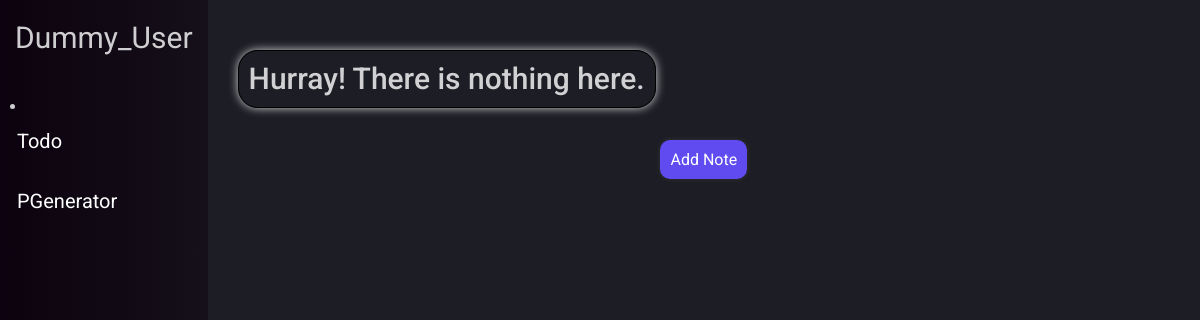
/todo/, run on an earlier commit of the app's database.
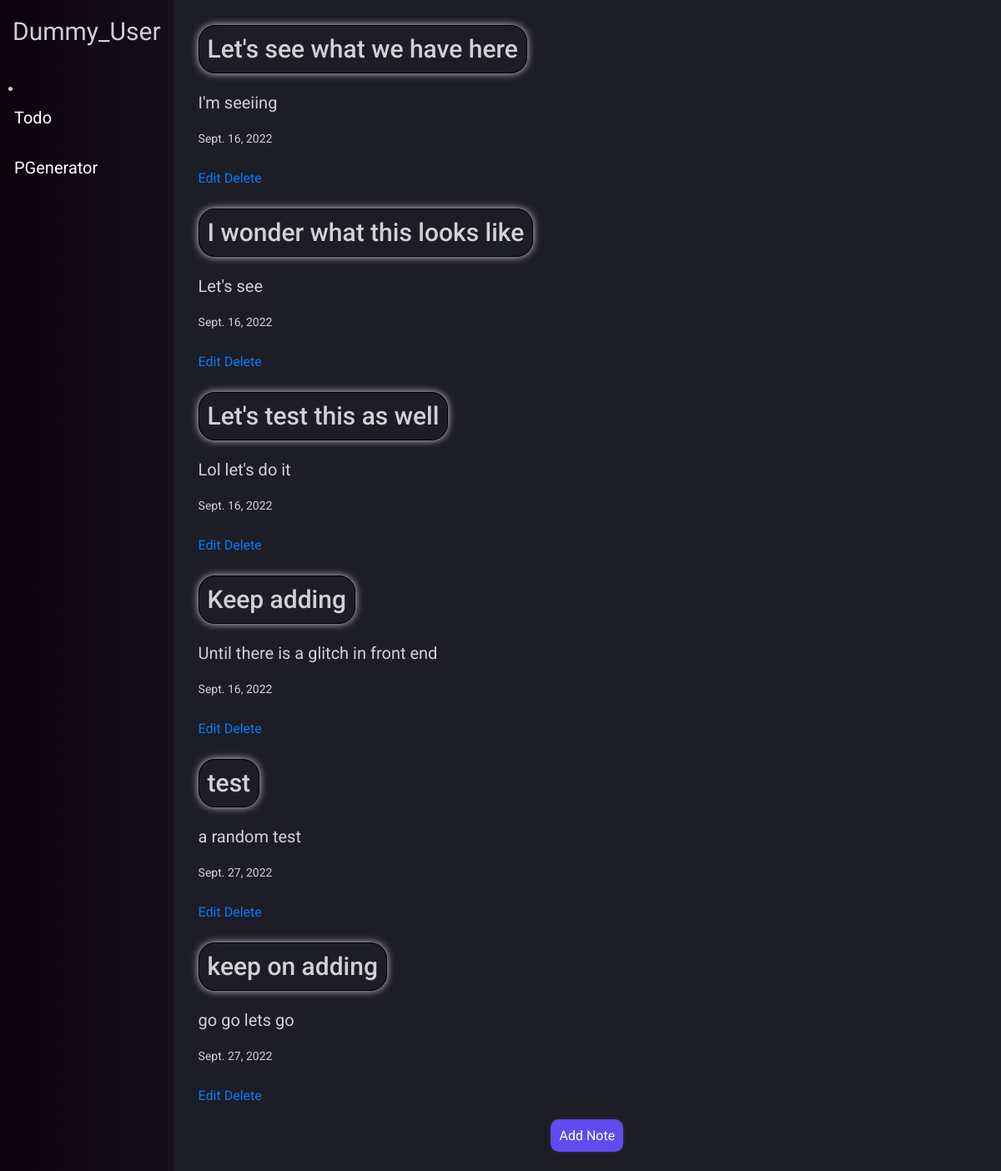
And on a later commit of the database.
### todo_app/models.py (models this page shows, shortened)
class Note(models.Model):
    heading = models.CharField(max_length=30, help_text="Keep it brief.")
    description = models.CharField(max_length=100, help_text="Full Description(OR short).")
    date_added = models.DateField(auto_now_add=True)

### todo_app/views.py (the view)
# urls.py: path('todo/', include('todo_app.urls')),
def todo(request):
    notes_from_db = Note.objects.all()
    pages = ceil(len(notes_from_db) / 4)        # 4 notes in each page
    return render(request, 'todo_app/todo.html', {'notes': notes_from_db, 'pages': pages})

### templates/todo_app/todo.html (shortened to what this page needs)
{% extends 'base.html' %}
{% load static %}
{% block body %}
    {% if not notes %}
    <div class="block_note">
        <center><h2>Hurray! There is nothing here.</h2></center>
    </div>
    {% else %}
        {% for note in notes %}
        <div class = "block-note">
            <h2>{{note.heading}}</h2>
            <p>{{note.description}}</p>
            <small>{{note.date_added}}</small><br><br>
            <a href="{% url 'edit' n_id=note.id %}">Edit</a>
            <a href="{% url 'delete' n_id=note.id %}">Delete</a>
        </div><br>
        {% endfor %}
    {% endif %}
        <center><a class="submit-btn" href="{% url 'add' %}">Add Note</a></center>
{% endblock body %}

### templates/base.html (shortened to what this page needs)
{% load static %}
<!DOCTYPE html>
<html lang="en">
<head>
    <link rel="stylesheet" href="https://cdn.jsdelivr.net/npm/bootstrap@4.6.2/dist/css/bootstrap.min.css">
    {% block customlink %}<link rel="stylesheet" href="{% static 'css/style.css' %}" type="text/css">{% endblock customlink %}
</head>
<body>
    <div class="container-home">
        <div class="items item-1-dark">
            <div class="user-icon">
                Dummy_User
            </div>
            <div class="index">
                <li>
                    <ul class="list-items list-item-1"><a href="{% url 'todo-home' %}">Todo</a></ul>
                    <ul class="list-items list-item-2"><a href="{% url 'pgen-home' %}">PGenerator</a></ul>
                </li>
            </div>
        </div>
        <div class="items item-2-dark">
            {% block body %}
            {% endblock body %}
        </div>
    </div>
</body>
</html>

### static/css/style.css (style rules this page uses)
a { text-decoration: none; }
p { font-size: 20px; }
.user-icon { font-size: 30px; padding: 5px; margin-bottom: 30px; }
.list-items>a { color: #ffffff; font-size: 20px; }
.list-items { padding: 5px; border: 2px transparent solid; overflow: hidden; }
* { padding: 0px; margin: 0px; box-sizing: border-box; font-family: 'Roboto', sans-serif; }
.container-home { display: flex; min-height: 100vh; }
.item-1-light, .item-1-dark { flex-basis: 15%; background-image: linear-gradient(to right, #80ffdb, #72efdd); padding: 10px; box-shadow: 2px 0px 10px black; }
.item-2-light, .item-2-dark { flex-basis: 85%; background-color: #80ffdb77; padding: 30px; }
.item-1-dark { background-image: linear-gradient(to right, #0c020f, #15101a); }
.item-2-dark { background-color: #1d1d25; }
.item-1-dark>*, .item-2-dark>* { color: #ffffffcc; }
h1, h2 { display: inline-block; margin: 0px 0px 20px 0px; font-size: 40px; box-shadow: 0px 0px 10px; border: 1px #000000 solid; padding: 10px; border-radius: 20px; }
.submit-btn { background-color: #5f4bf0; color: #ffffff; padding: 10px; border: none; box-shadow: 0px 0px 5px #363535; border-radius: 10px; }
h2 { font-size: 30px; }

What changed in the data, as far as the page shows it:
added Note: heading "Let's see what we have here", description "I'm seeiing", date_added "Sept. 16, 2022"
added Note: heading "I wonder what this looks like", description "Let's see", date_added "Sept. 16, 2022"
added Note: heading "Let's test this as well", description "Lol let's do it", date_added "Sept. 16, 2022"
added Note: heading "Keep adding", description "Until there is a glitch in front end", date_added "Sept. 16, 2022"
added Note: heading "test", description "a random test", date_added "Sept. 27, 2022"
added Note: heading "keep on adding", description "go go lets go", date_added "Sept. 27, 2022"
Also different on the page:
text no longer shown: "Hurray! There is nothing here."
